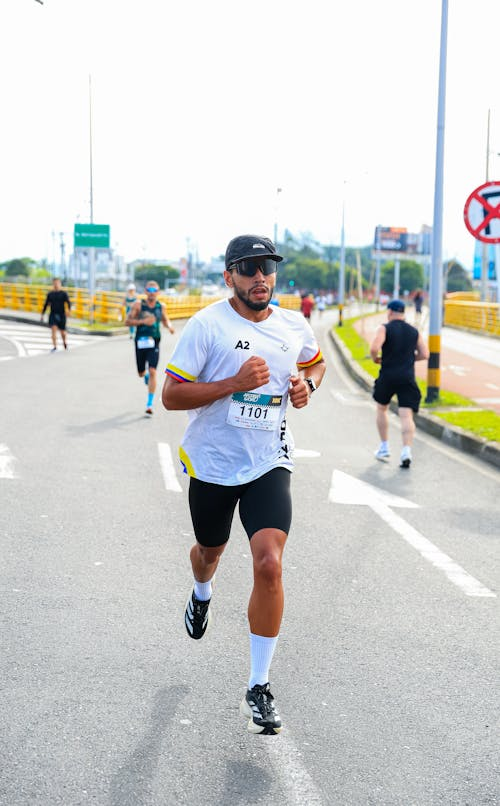
#> input picture referencias_ideais/01 (1).jpeg, 500 x 806 px; its folder holds only this picture in this run
$ python -i pro_filters.py   (imports and definitions only)
#> lines starting #> are read from the running program, lines starting #| are printed output that depends on the picture
import cv2
import numpy as np
from PIL import Image

def _pil_to_cv(pil_img):
    return cv2.cvtColor(np.array(pil_img), cv2.COLOR_RGB2BGR)
#> returned value is the input picture: shape (806, 500, 3); mean B, G, R 203.8, 205.6, 204.2

def _cv_to_pil(cv_img):
    return Image.fromarray(cv2.cvtColor(cv_img, cv2.COLOR_BGR2RGB))

def apply_hdr_clahe(img, clip_limit=2.0, tile_grid_size=(8, 8)):
#> called with clip_limit = 1.5, tile_grid_size = (8, 8)
    lab = cv2.cvtColor(img, cv2.COLOR_BGR2LAB)
#> lab: shape (806, 500, 3); mean of channels 0, 1, 2 209.3, 127.9, 128.7
    l, a, b = cv2.split(lab)
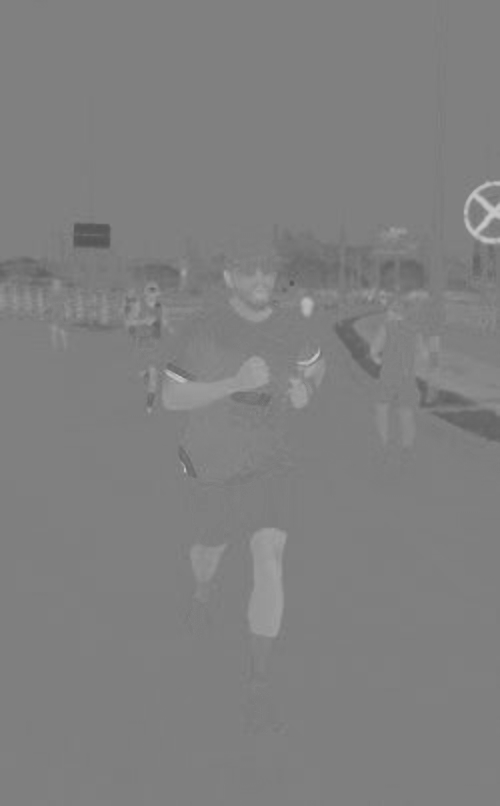
#> a: shape (806, 500); min 84, max 200, mean 127.9
    clahe = cv2.createCLAHE(clipLimit=clip_limit, tileGridSize=tile_grid_size)
    l_eq = clahe.apply(l)
    lab_eq = cv2.merge((l_eq, a, b))
#> lab_eq: shape (806, 500, 3); mean of channels 0, 1, 2 196.4, 127.9, 128.7
    return cv2.cvtColor(lab_eq, cv2.COLOR_LAB2BGR)
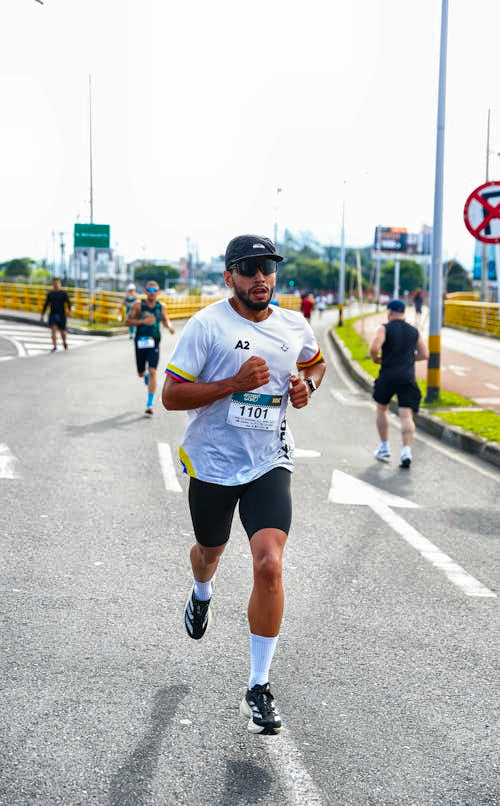
#> returned value: shape (806, 500, 3); mean B, G, R 190.5, 192.1, 190.8

def apply_clarity(img, intensity=1.5):
    lab = cv2.cvtColor(img, cv2.COLOR_BGR2LAB)
    l, a, b = cv2.split(lab)
    # Usar filtro bilateral para borrar sem destruir bordas
    l_blur = cv2.bilateralFilter(l, 9, 75, 75)
    l_sharp = cv2.addWeighted(l, 1.0 + intensity, l_blur, -intensity, 0)
    lab_sharp = cv2.merge((l_sharp, a, b))
    return cv2.cvtColor(lab_sharp, cv2.COLOR_LAB2BGR)

# [13 lines left out: function apply_halation_bloom, not called in this run]

def apply_teal_orange(img):
    b, g, r = cv2.split(img)
    l = cv2.cvtColor(img, cv2.COLOR_BGR2GRAY)
    l_inv = 255 - l
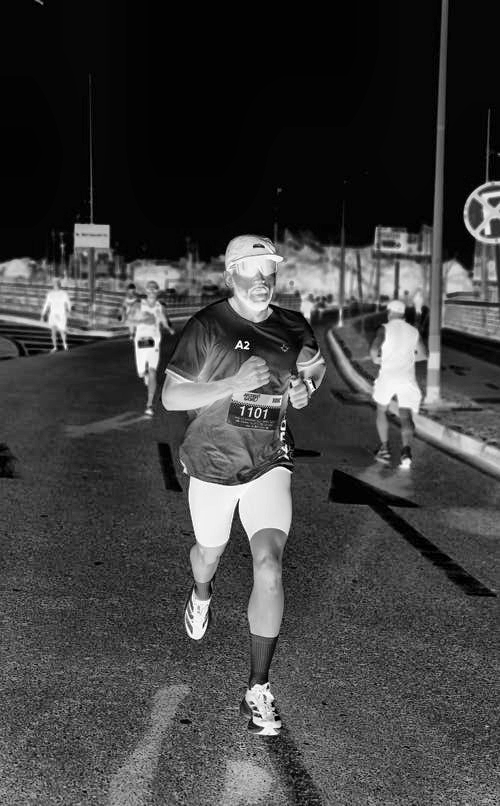
#> l_inv: shape (806, 500); min 0, max 254, mean 63.5

    # Sombras ficam com tom Azul/Ciano (Teal)
    b = cv2.addWeighted(b, 1.0, l_inv, 0.25, 0)
    g = cv2.addWeighted(g, 1.0, l_inv, 0.1, 0)

    # Luzes ficam Quentes (Orange)
    r = cv2.addWeighted(r, 1.0, l, 0.35, 0)
    g = cv2.addWeighted(g, 1.0, l, 0.15, 0)

    merged = cv2.merge((b, g, r))
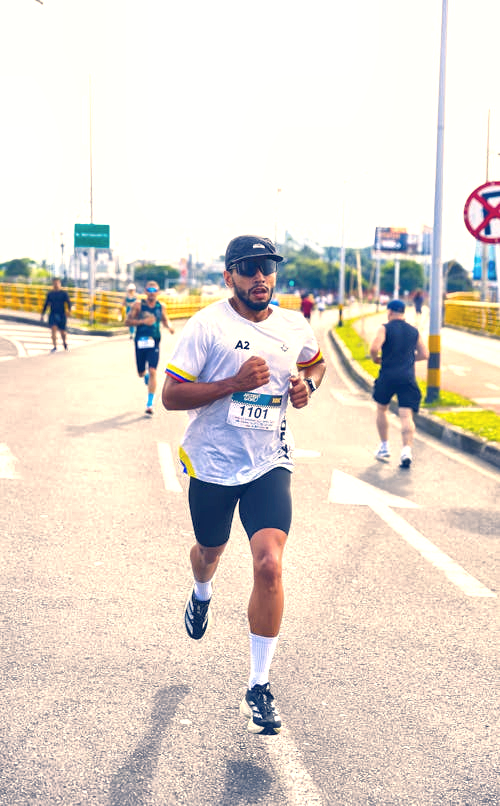
#> merged: shape (806, 500, 3); mean B, G, R 206.3, 216.2, 225.3
    hsv = cv2.cvtColor(merged, cv2.COLOR_BGR2HSV)
#> hsv: shape (806, 500, 3); mean H, S, V 38, 39.4, 231
    h, s, v = cv2.split(hsv)
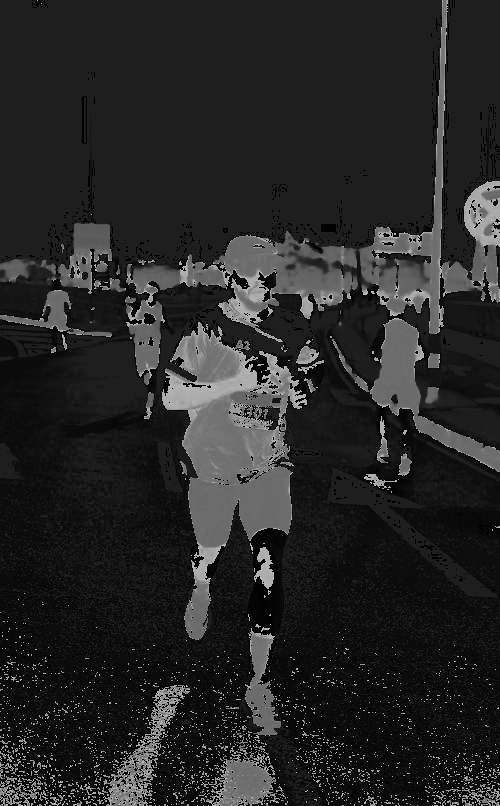
#> h: shape (806, 500); min 0, max 179, mean 38
    s = cv2.multiply(s, 0.85) # Reduzir ligeiramente a saturação para não ficar artificial
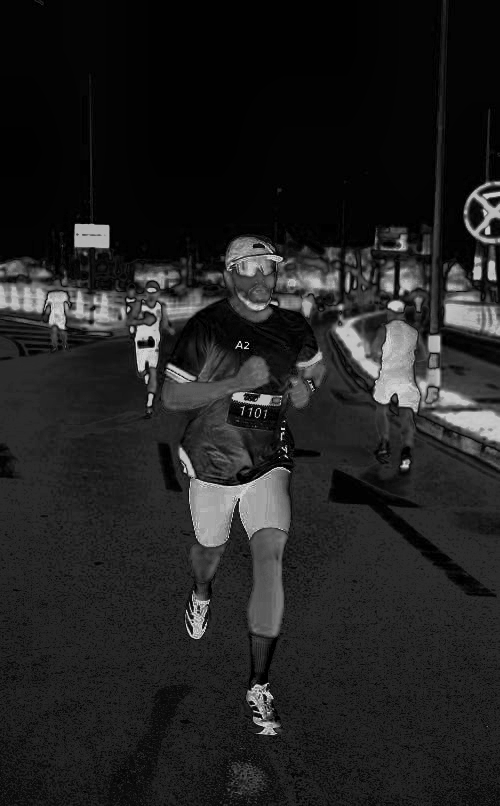
#> s: shape (806, 500); min 0, max 217, mean 33.5
    hsv = cv2.merge((h, s, v))
#> hsv: shape (806, 500, 3); mean H, S, V 38, 33.5, 231
    return cv2.cvtColor(hsv, cv2.COLOR_HSV2BGR)

# ---- PRO FILTERS (PUBLIC) ----

def filter_pro_arri_alexa(pil_img):
    cv_img = _pil_to_cv(pil_img)
    cv_img = apply_hdr_clahe(cv_img, clip_limit=1.5)
    cv_img = apply_teal_orange(cv_img)
    cv_img = apply_clarity(cv_img, intensity=0.5)
#> in apply_clarity, `lab = cv2.cvtColor(img, cv2.COLOR_BGR2LAB)`: lab: shape (806, 500, 3); mean of channels 0, 1, 2 222.4, 129.9, 132.8
#> in apply_clarity, `l, a, b = cv2.split(lab)`:
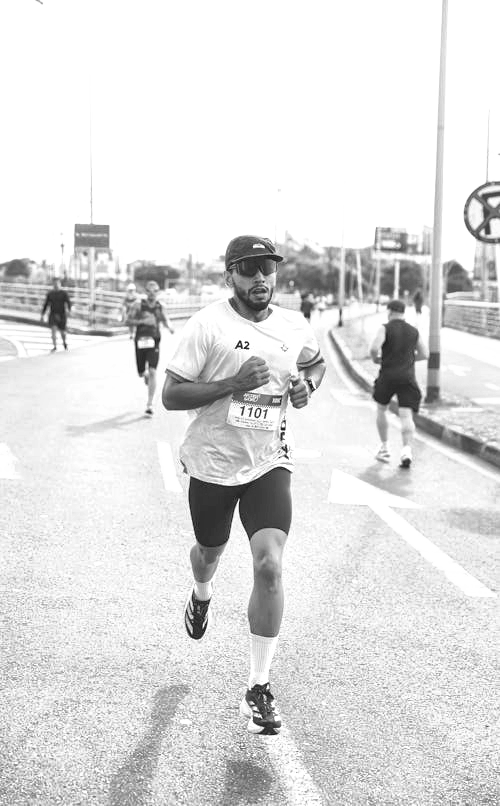
#> l: shape (806, 500); min 30, max 255, mean 222.4
#> in apply_clarity, `lab_sharp = cv2.merge((l_sharp, a, b))`: lab_sharp: shape (806, 500, 3); mean of channels 0, 1, 2 222, 129.9, 132.8
    return _cv_to_pil(cv_img)

# [66 lines left out: functions filter_pro_g_master, filter_pro_kodak, filter_pro_leica_monochrom, filter_pro_fuji_velvia, filter_pro_drone_dji, filter_pro_sunset_golden_hour, not called in this run]

>>> import cv2
>>> picture = cv2.cvtColor(cv2.imread('referencias_ideais/01 (1).jpeg'), cv2.COLOR_BGR2RGB)
>>> result = filter_pro_arri_alexa(picture)

$ run again, on referencias_ideais/01 (10).jpg
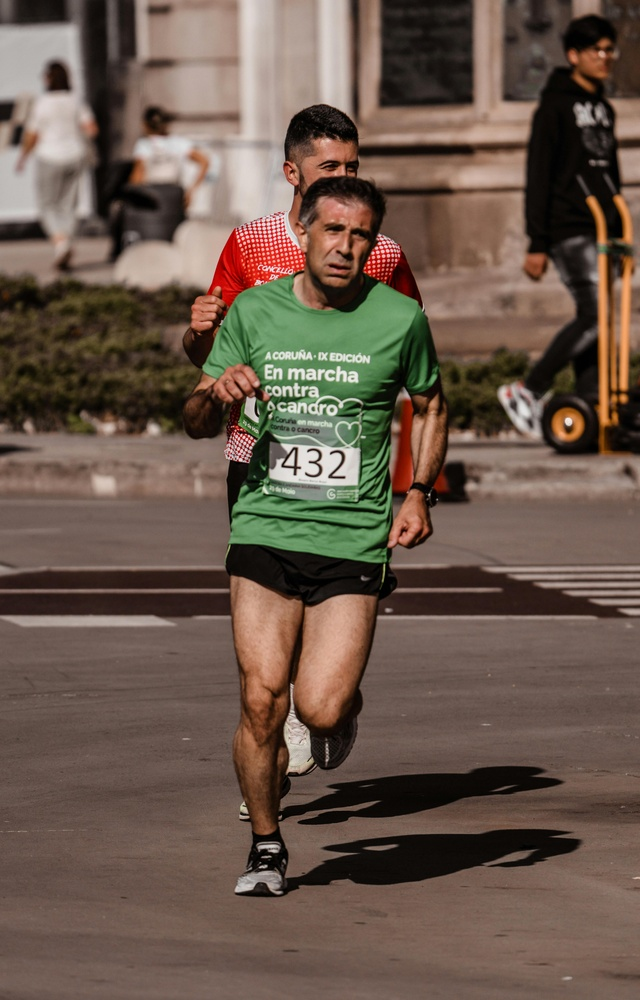
#> input picture referencias_ideais/01 (10).jpg, 640 x 1000 px, shrunk from 3762 x 5878 before the run
#> in _pil_to_cv, returned value is the input picture: shape (1000, 640, 3); mean B, G, R 75.6, 88, 106.3
#> lab_eq: shape (1000, 640, 3); mean of channels 0, 1, 2 112, 133.6, 138.1
#> in apply_clarity, `l, a, b = cv2.split(lab)`:
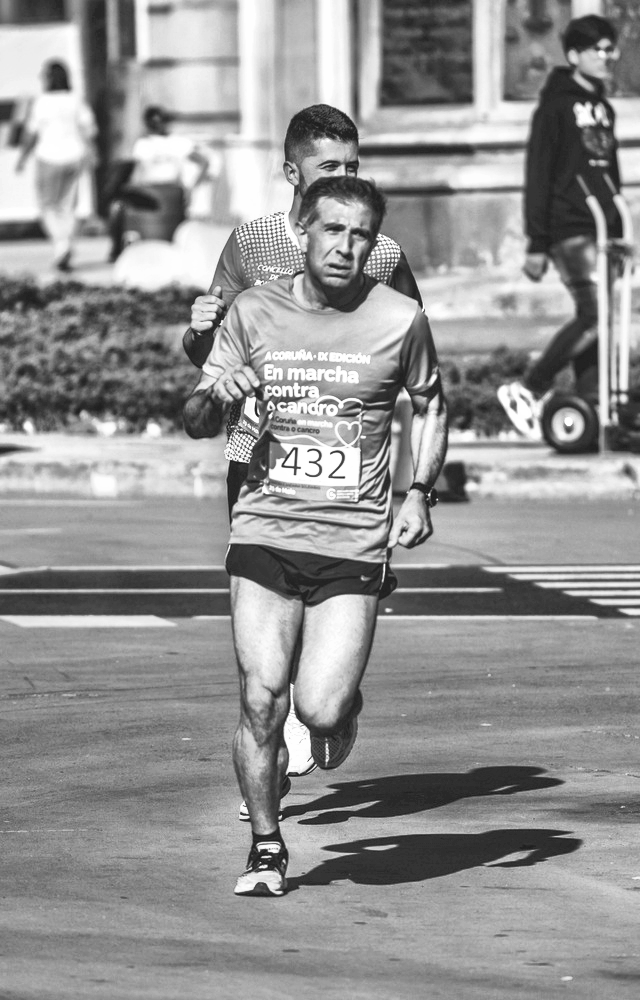
#> l: shape (1000, 640); min 30, max 255, mean 147.2
#> in apply_clarity, `l, a, b = cv2.split(lab)`:
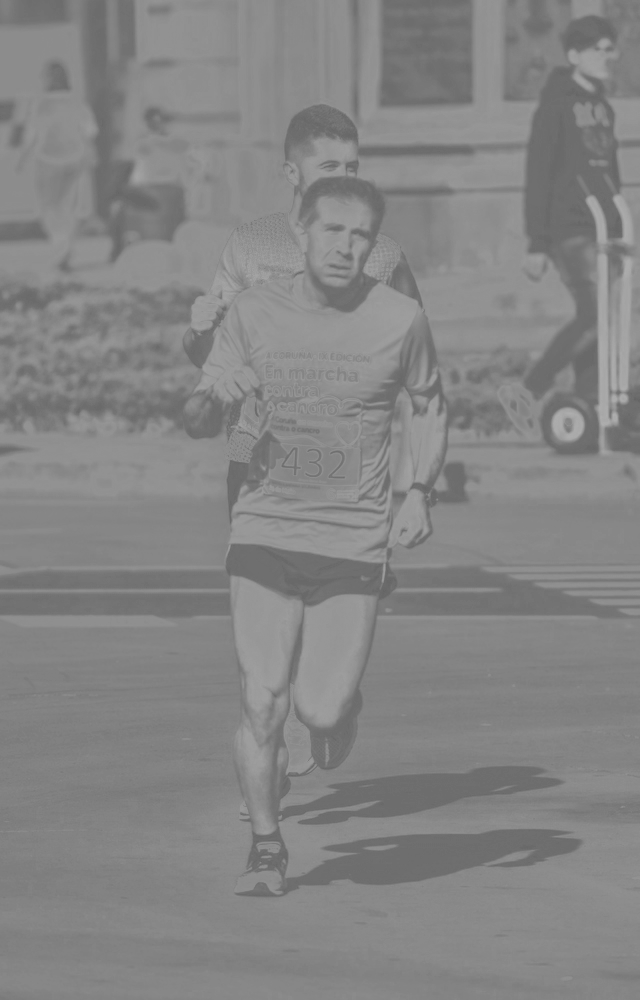
#> b: shape (1000, 640); min 101, max 174, mean 132.7
#> lab_sharp: shape (1000, 640, 3); mean of channels 0, 1, 2 147.1, 134.4, 132.7

$ run again, on referencias_ideais/01 (11).jpg
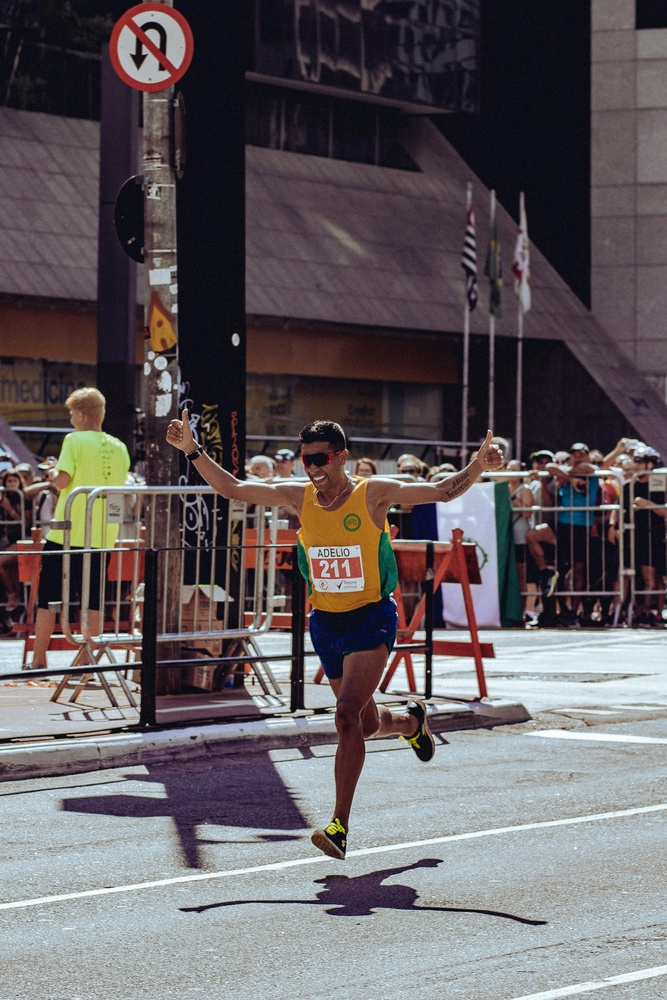
#> input picture referencias_ideais/01 (11).jpg, 667 x 1000 px, shrunk from 2788 x 4182 before the run
#> in _pil_to_cv, returned value is the input picture: shape (1000, 667, 3); mean B, G, R 95.7, 92.4, 98.9
#> lab_eq: shape (1000, 667, 3); mean of channels 0, 1, 2 106.9, 132.1, 127.4
#> in apply_teal_orange, `s = cv2.multiply(s, 0.85)`:
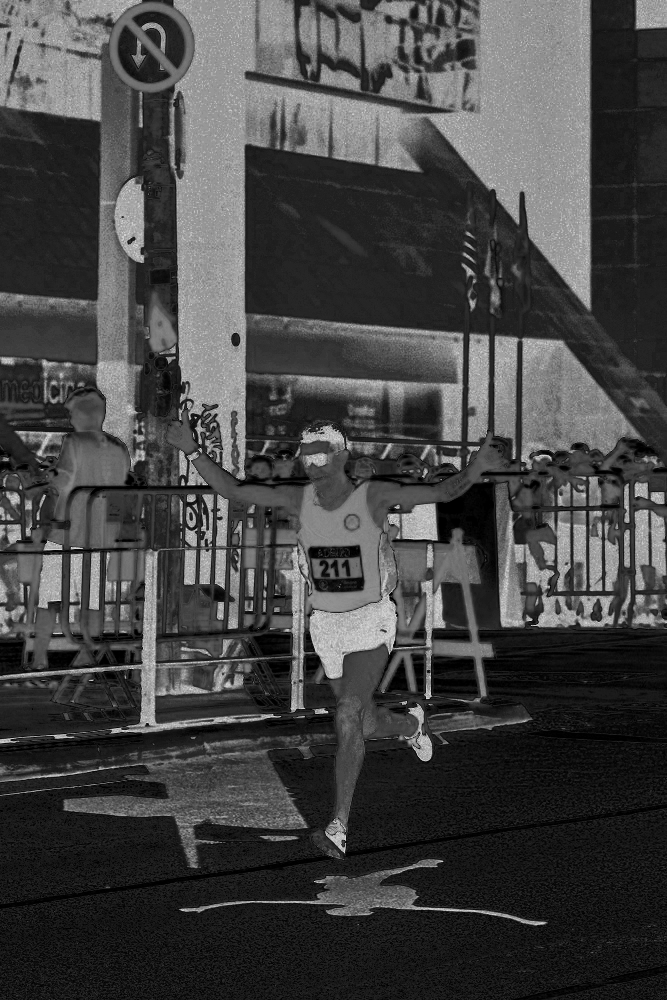
#> s: shape (1000, 667); min 0, max 214, mean 67.9
#> in apply_clarity, `l, a, b = cv2.split(lab)`:
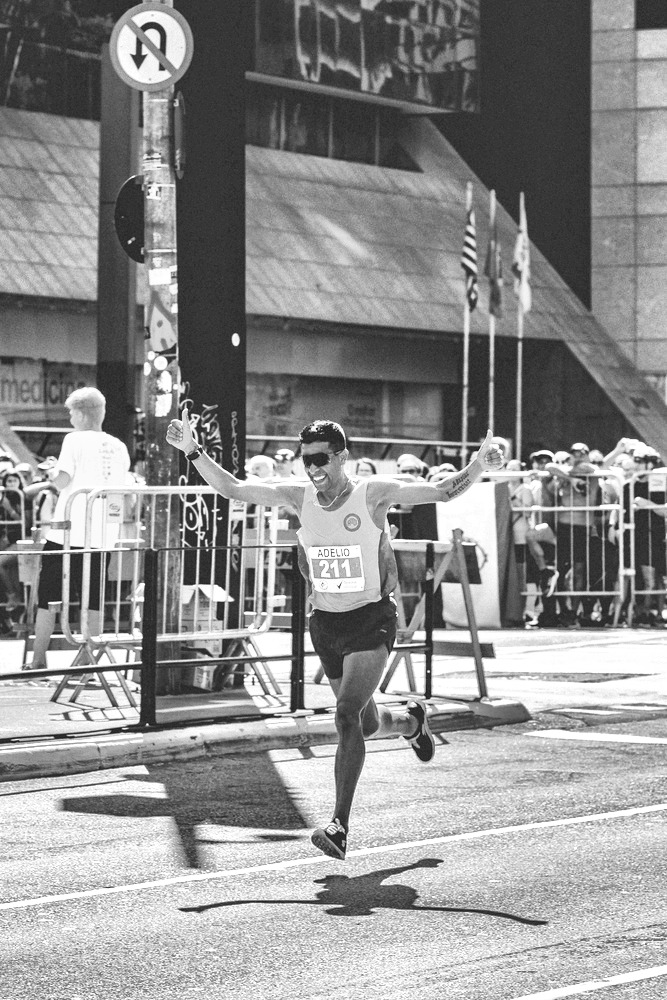
#> l: shape (1000, 667); min 30, max 255, mean 142.9

$ run again, on referencias_ideais/01 (12).jpg
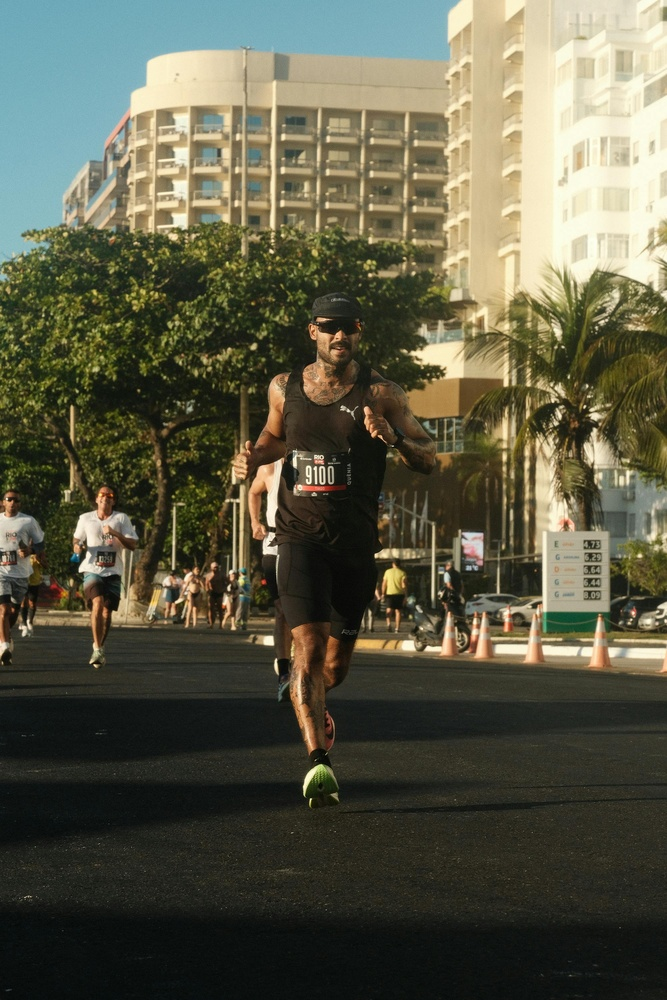
#> input picture referencias_ideais/01 (12).jpg, 667 x 1000 px, shrunk from 2000 x 3000 before the run
#> in _pil_to_cv, returned value is the input picture: shape (1000, 667, 3); mean B, G, R 71.2, 90.5, 91.3
#> lab_eq: shape (1000, 667, 3); mean of channels 0, 1, 2 101.1, 125.5, 139.1
#> in apply_teal_orange, `s = cv2.multiply(s, 0.85)`:
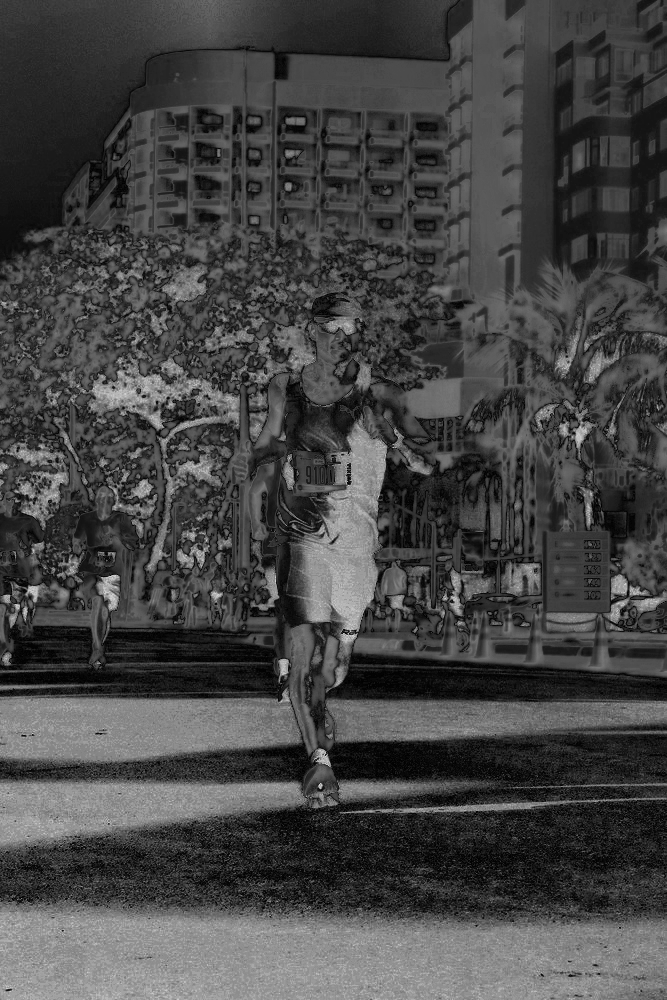
#> s: shape (1000, 667); min 0, max 213, mean 69.4
